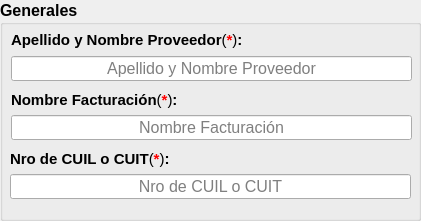
    <widget class="QGroupBox" name="groupBox_generales">
     <property name="geometry">
      <rect>
       <x>180</x>
       <y>40</y>
       <width>421</width>
       <height>221</height>
      </rect>
     </property>
     <property name="minimumSize">
      <size>
       <width>421</width>
       <height>191</height>
      </size>
     </property>
     <property name="maximumSize">
      <size>
       <width>421</width>
       <height>250</height>
      </size>
     </property>
     <property name="font">
      <font>
       <pointsize>12</pointsize>
       <weight>75</weight>
       <bold>true</bold>
      </font>
     </property>
     <property name="autoFillBackground">
      <bool>false</bool>
     </property>
     <property name="title">
      <string>Generales</string>
     </property>
     <property name="flat">
      <bool>false</bool>
     </property>
     <widget class="QLabel" name="label_codProv">
      <property name="geometry">
       <rect>
        <x>11</x>
        <y>31</y>
        <width>251</width>
        <height>18</height>
       </rect>
      </property>
      <property name="font">
       <font>
        <pointsize>11</pointsize>
        <weight>75</weight>
        <bold>true</bold>
        <underline>false</underline>
       </font>
      </property>
      <property name="text">
       <string>&lt;html&gt;&lt;head/&gt;&lt;body&gt;&lt;p&gt;Apellido y Nombre Proveedor&lt;span style=&quot; font-weight:400;&quot;&gt;(&lt;/span&gt;&lt;span style=&quot; color:#ff0000;&quot;&gt;*&lt;/span&gt;&lt;span style=&quot; font-weight:400;&quot;&gt;)&lt;/span&gt;:&lt;/p&gt;&lt;/body&gt;&lt;/html&gt;</string>
      </property>
     </widget>
     <widget class="QLineEdit" name="input_nameProv">
      <property name="geometry">
       <rect>
        <x>11</x>
        <y>56</y>
        <width>401</width>
        <height>25</height>
       </rect>
      </property>
      <property name="font">
       <font>
        <pointsize>12</pointsize>
        <weight>50</weight>
        <bold>false</bold>
       </font>
      </property>
      <property name="text">
       <string/>
      </property>
      <property name="maxLength">
       <number>40</number>
      </property>
      <property name="alignment">
       <set>Qt::AlignCenter</set>
      </property>
      <property name="placeholderText">
       <string>Apellido y Nombre Proveedor</string>
      </property>
     </widget>
     <widget class="QLabel" name="label_nameProv">
      <property name="geometry">
       <rect>
        <x>11</x>
        <y>91</y>
        <width>181</width>
        <height>18</height>
       </rect>
      </property>
      <property name="font">
       <font>
        <pointsize>11</pointsize>
        <weight>75</weight>
        <bold>true</bold>
        <underline>false</underline>
       </font>
      </property>
      <property name="text">
       <string>&lt;html&gt;&lt;head/&gt;&lt;body&gt;&lt;p&gt;Nombre Facturación&lt;span style=&quot; font-weight:400;&quot;&gt;(&lt;/span&gt;&lt;span style=&quot; color:#ff0000;&quot;&gt;*&lt;/span&gt;&lt;span style=&quot; font-weight:400;&quot;&gt;)&lt;/span&gt;:&lt;/p&gt;&lt;/body&gt;&lt;/html&gt;</string>
      </property>
     </widget>
     <widget class="QLineEdit" name="input_nameFact">
      <property name="geometry">
       <rect>
        <x>11</x>
        <y>115</y>
        <width>401</width>
        <height>25</height>
       </rect>
      </property>
      <property name="font">
       <font>
        <pointsize>12</pointsize>
        <weight>50</weight>
        <bold>false</bold>
       </font>
      </property>
      <property name="text">
       <string/>
      </property>
      <property name="maxLength">
       <number>40</number>
      </property>
      <property name="alignment">
       <set>Qt::AlignCenter</set>
      </property>
      <property name="placeholderText">
       <string>Nombre Facturación</string>
      </property>
     </widget>
     <widget class="QLineEdit" name="input_nroCuil">
      <property name="geometry">
       <rect>
        <x>10</x>
        <y>174</y>
        <width>401</width>
        <height>25</height>
       </rect>
      </property>
      <property name="font">
       <font>
        <pointsize>12</pointsize>
        <weight>50</weight>
        <bold>false</bold>
       </font>
      </property>
      <property name="text">
       <string/>
      </property>
      <property name="maxLength">
       <number>12</number>
      </property>
      <property name="alignment">
       <set>Qt::AlignCenter</set>
      </property>
      <property name="placeholderText">
       <string>Nro de CUIL o CUIT</string>
      </property>
     </widget>
     <widget class="QLabel" name="cuilOcuit">
      <property name="geometry">
       <rect>
        <x>10</x>
        <y>150</y>
        <width>181</width>
        <height>18</height>
       </rect>
      </property>
      <property name="font">
       <font>
        <pointsize>11</pointsize>
        <weight>75</weight>
        <bold>true</bold>
        <underline>false</underline>
       </font>
      </property>
      <property name="text">
       <string>&lt;html&gt;&lt;head/&gt;&lt;body&gt;&lt;p&gt;Nro de CUIL o CUIT&lt;span style=&quot; font-weight:400;&quot;&gt;(&lt;/span&gt;&lt;span style=&quot; color:#ff0000;&quot;&gt;*&lt;/span&gt;&lt;span style=&quot; font-weight:400;&quot;&gt;)&lt;/span&gt;:&lt;/p&gt;&lt;/body&gt;&lt;/html&gt;</string>
      </property>
     </widget>
    </widget>
